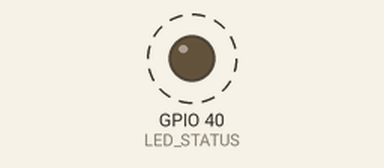
Recording of a program running on a simulated ESP32-S3. On the bench: output pins drawn as LEDs (lit = HIGH). Dashed ring = blinking.

Above: at 0.15 s.
Timing chart, 0 to 3.0 s (numbered marks = the images above):
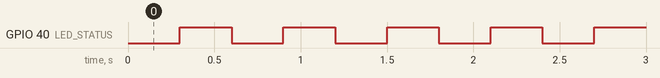

Measured:
- by itself, GPIO 40 (LED_STATUS): alternates HIGH for 0.30 s and LOW for 0.30 s

The program:

main.cpp
```cpp
#include <Arduino.h>

#define LED_STATUS 40
#define BAT_ADC_Check 4
#define LED_DATA_OUT 6
#define Motor_CTL 16

#define Trig_SleepMode_SW 13
#define Reserved_SW1 12
#define Reserved_SW2 21
#define Reserved_SW3 47
#define Reserved_SW4 18
#define Reserved_SW5 17

#define Reserved_IO1 1
#define Reserved_IO2 2
#define Reserved_IO3 42
#define Reserved_IO4 41

#define IMU_SDA 8
#define IMU_SCL 9
#define IMU_INT 14

#define USB_A 19
#define USB_B 20

#define UART_TX_DEBUG 43
#define UART_RX_DEBUG 44

void setup() {
  pinMode(LED_STATUS,OUTPUT);

}

void loop() {
  digitalWrite(LED_STATUS,LOW);
  delay(300);
  digitalWrite(LED_STATUS,HIGH);
  delay(300);

}
```
